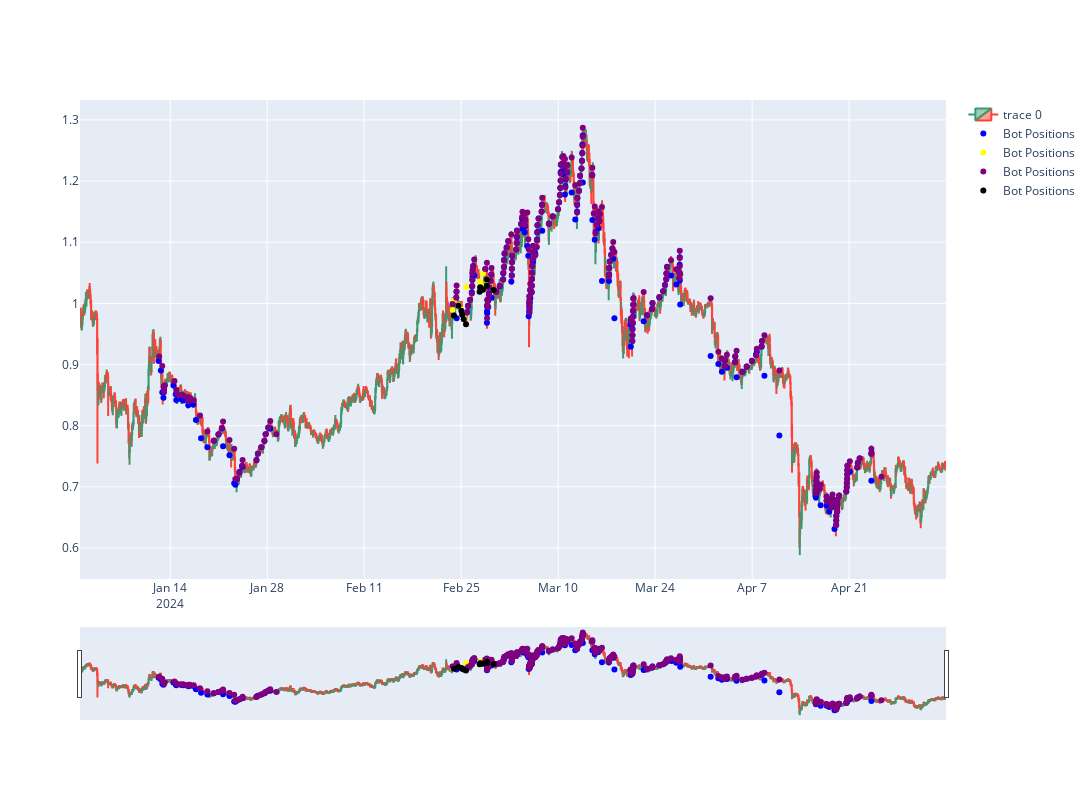

Source (notebook cell):
### Code cell
matic_bot_long, matic_bot_short = long_short(copytrader_2_positions, 'MATICUSDT')[0], long_short(copytrader_2_positions, 'MATICUSDT')[1]

symbol = 'MATIC/USDT'
timeframe = '1h'  # Годинні свічки
start_date = datetime(2024, 1, 1)
end_date = datetime(2024, 5, 1)

df = data_dow(symbol, timeframe, start_date, end_date)

price_graph(df, matic_bot_long, matic_bot_short)

### Figure 1 — Plotly figure (JSON) as saved in the notebook; plotly's stock layout.template omitted (floating-point values rounded to 4 significant figures; data arrays with more than 128 entries replaced by an {"elided": "..."} marker saying what was removed)
{"data": [{"close": {"elided": "3000 float values"}, "high": {"elided": "3000 float values"}, "low": {"elided": "3000 float values"}, "open": {"elided": "3000 float values"}, "type": "candlestick", "x": {"elided": "3000 str values"}}, {"marker": {"color": "blue"}, "mode": "markers", "name": "Bot Positions", "type": "scatter", "x": {"elided": "253 str values"}, "y": {"elided": "253 float values"}}, {"marker": {"color": "yellow"}, "mode": "markers", "name": "Bot Positions", "type": "scatter", "x": ["2024-02-23T18:16:53.598000", "2024-02-23T23:06:40.254000", "2024-02-24T14:27:31.931000", "2024-02-25T00:51:29.221000", "2024-02-25T06:26:17.166000", "2024-02-25T11:50:24.432000", "2024-02-25T17:18:36.390000", "2024-02-27T17:19:09.452000", "2024-02-27T18:13:19.088000", "2024-02-27T19:53:20.560000", "2024-02-28T03:21:52.633000", "2024-02-28T17:26:40.716000", "2024-02-28T22:23:32.971000"], "y": [0.9892, 1.005, 0.9971, 0.9904, 0.9831, 0.9749, 1.027, 1.036, 1.034, 1.032, 1.049, 1.039, 1.031]}, {"marker": {"color": "purple"}, "mode": "markers", "name": "Bot Positions", "type": "scatter", "x": {"elided": "253 str values"}, "y": {"elided": "253 float values"}}, {"marker": {"color": "black"}, "mode": "markers", "name": "Bot Positions", "type": "scatter", "x": ["2024-02-23T23:06:27.272000", "2024-02-24T14:27:18.879000", "2024-02-25T00:22:10.250000", "2024-02-25T03:21:16.691000", "2024-02-25T08:49:46.907000", "2024-02-25T16:42:02.354000", "2024-02-27T15:54:53.127000", "2024-02-27T17:43:31.372000", "2024-02-27T19:32:58.328000", "2024-02-28T03:16:06.070000", "2024-02-28T17:26:00.079000", "2024-02-28T17:30:24.555000", "2024-02-29T16:41:16.482000"], "y": [0.9801, 0.9961, 0.9879, 0.9813, 0.974, 0.9659, 1.019, 1.026, 1.025, 1.022, 1.039, 1.029, 1.022]}], "layout": {"height": 800, "width": 2400}}
